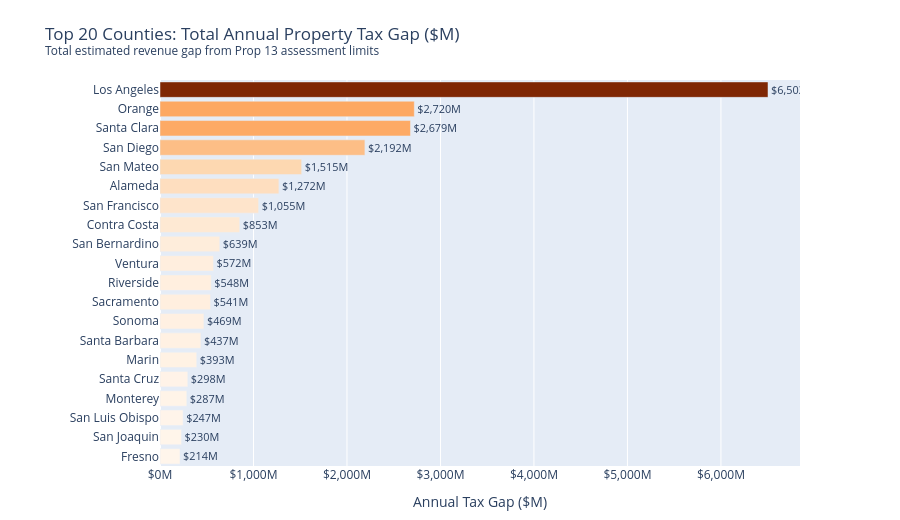

Source (notebook cell):
### Code cell
# --- Bar chart 3: Top 20 by total annual tax gap (millions) ---
top20_total = df.nlargest(20, 'tax_gap_annual_millions').sort_values('tax_gap_annual_millions', ascending=True)

fig3 = px.bar(
    top20_total,
    y='county',
    x='tax_gap_annual_millions',
    orientation='h',
    color='tax_gap_annual_millions',
    color_continuous_scale='Oranges',
    title='Top 20 Counties: Total Annual Property Tax Gap ($M)<br>'
          '<sup>Total estimated revenue gap from Prop 13 assessment limits</sup>',
    labels={
        'county': '',
        'tax_gap_annual_millions': 'Annual Tax Gap ($M)',
    },
    text='tax_gap_annual_millions',
)
fig3.update_traces(texttemplate='$%{x:,.0f}M', textposition='outside')
fig3.update_layout(
    showlegend=False,
    coloraxis_showscale=False,
    height=520,
    margin={'l': 160, 'r': 100, 't': 80, 'b': 40},
    xaxis=dict(tickprefix='$', ticksuffix='M', tickformat=',.0f'),
)
fig3.show()

### Figure 1 — Plotly figure (JSON) as saved in the notebook; plotly's stock layout.template omitted (floating-point values rounded to 4 significant figures)
{"data": [{"hovertemplate": "Annual Tax Gap ($M)=%{marker.color}<br>=%{y}<extra></extra>", "legendgroup": "", "marker": {"color": [214.0, 230.4, 247.3, 287.0, 297.6, 392.9, 437.2, 469.3, 540.7, 547.9, 572.2, 639.0, 852.7, 1055.0, 1272.0, 1515.0, 2192.0, 2679.0, 2720.0, 6503.0], "coloraxis": "coloraxis", "pattern": {"shape": ""}}, "name": "", "orientation": "h", "showlegend": false, "text": [214.0, 230.4, 247.3, 287.0, 297.6, 392.9, 437.2, 469.3, 540.7, 547.9, 572.2, 639.0, 852.7, 1055.0, 1272.0, 1515.0, 2192.0, 2679.0, 2720.0, 6503.0], "textposition": "outside", "texttemplate": "$%{x:,.0f}M", "type": "bar", "x": [214.0, 230.4, 247.3, 287.0, 297.6, 392.9, 437.2, 469.3, 540.7, 547.9, 572.2, 639.0, 852.7, 1055.0, 1272.0, 1515.0, 2192.0, 2679.0, 2720.0, 6503.0], "xaxis": "x", "y": ["Fresno", "San Joaquin", "San Luis Obispo", "Monterey", "Santa Cruz", "Marin", "Santa Barbara", "Sonoma", "Sacramento", "Riverside", "Ventura", "San Bernardino", "Contra Costa", "San Francisco", "Alameda", "San Mateo", "San Diego", "Santa Clara", "Orange", "Los Angeles"], "yaxis": "y"}], "layout": {"barmode": "relative", "coloraxis": {"colorbar": {"title": {"text": "Annual Tax Gap ($M)"}}, "colorscale": [[0.0, "rgb(255,245,235)"], [0.125, "rgb(254,230,206)"], [0.25, "rgb(253,208,162)"], [0.375, "rgb(253,174,107)"], [0.5, "rgb(253,141,60)"], [0.625, "rgb(241,105,19)"], [0.75, "rgb(217,72,1)"], [0.875, "rgb(166,54,3)"], [1.0, "rgb(127,39,4)"]], "showscale": false}, "height": 520, "legend": {"tracegroupgap": 0}, "margin": {"b": 40, "l": 160, "r": 100, "t": 80}, "showlegend": false, "title": {"text": "Top 20 Counties: Total Annual Property Tax Gap ($M)<br><sup>Total estimated revenue gap from Prop 13 assessment limits</sup>"}, "xaxis": {"anchor": "y", "domain": [0.0, 1.0], "tickformat": ",.0f", "tickprefix": "$", "ticksuffix": "M", "title": {"text": "Annual Tax Gap ($M)"}}, "yaxis": {"anchor": "x", "domain": [0.0, 1.0], "title": {"text": ""}}}}
